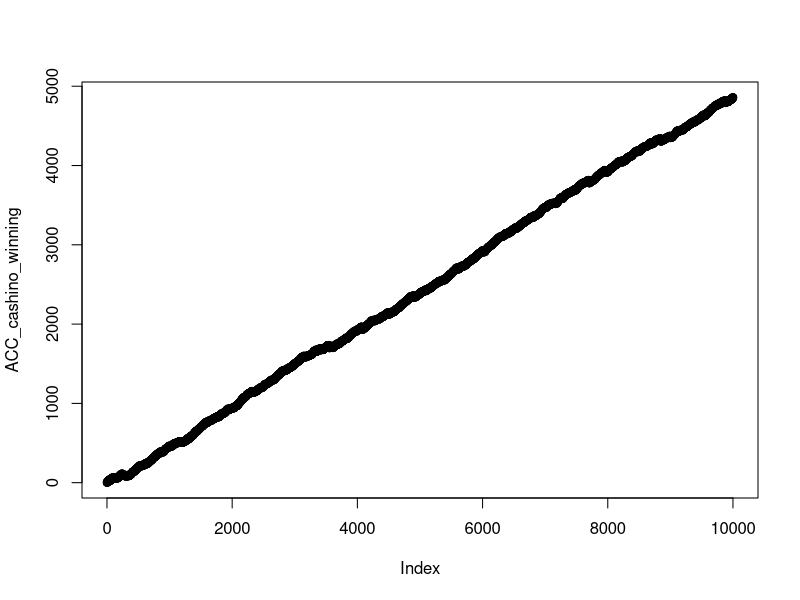

This figure's R source:

# Simulate plot machine and calculate the expected profit to the casino of running this game

# Game Idae
# The machine will generate a combination of three symbols randomly
# If the correct combination appears, you can win a prize, maybe even the jackpot.

ACC_cashino_winning <- vector("integer", 10000)
cashino_winning <- 0 

################
# Function to randomly generate three symbols
# Symbols used are: diamonds (DD), sevens (7), triple bars (BBB), double bars (BB), single bars (B), cherries (C), and zeroes (0)
get_symbols <- function() {
  wheel <- c("DD", "7", "BBB", "BB", "B", "C", "0")
  sample(wheel, size = 3, replace = TRUE, 
         prob = c(0.03, 0.03, 0.06, 0.1, 0.25, 0.01, 0.52))
}

################
# Score
# A player will win a prize if he gets:
# - Three of the same type of symbol (except for three zeroes)
# - Three bars (of mixed variety)
# - One or more cherries
# Otherwise, the player receives no prize.

# Diamonds (DD) are consider wild
# 1 D = prize that has been doubled 
# 2 D = prize that has been doubled twice
# 3 D (jackpot) = $800.

# function to calculate a prize based on those symbols
score <- function (symbols) {
  payouts <- c("DD" = 100, "7" = 80, "BBB" = 40, "BB" = 25, 
               "B" = 10, "C" = 10, "0" = 0)
  # identify case
  same <- symbols[1] == symbols[2] && symbols[2] == symbols[3] # check if all symbols are the same 
  bars <- symbols %in% c("B", "BB", "BBB")
  
  # get prize
  if (same) {
    prize <- unname(payouts[symbols[1]]) 
  } else if (all(bars)) {
    prize <- 5
  } else {
    cherries <- sum(symbols == "C") # count how many cherries appears
    prize <- c(0, 2, 5)[cherries + 1]  # 1C = 0$ , 2C = 2$ , 3C = $5 
    }
  # adjust for diamonds
  diamonds <- sum(symbols == "DD") # count how many Diamond appears
  prize <-  prize * 2 ^ diamonds
}


################
# play function to run slot machine 
play <- function() {
  
 for(i in 1:length(ACC_cashino_winning)){
   
  # Each play of the slot machine costs $1 
  cashino_winning <- cashino_winning + 1
  
  # Generate symbols
  symbols <- get_symbols()
  
  # Display the symbols
  print(symbols)
  
  # Score the symbols
  prize <- score(symbols)
  
  # Print the score
  print(prize)
  
  # Recalucalte cashino winning
  cashino_winning <- cashino_winning - prize
  ACC_cashino_winning [i] <- cashino_winning
 }
  cat(" Total cashino winning after 10000 play is $", cashino_winning)
  plot(ACC_cashino_winning)
}


#############################
print("This simulation for 10000 play in plot machine")
play()

